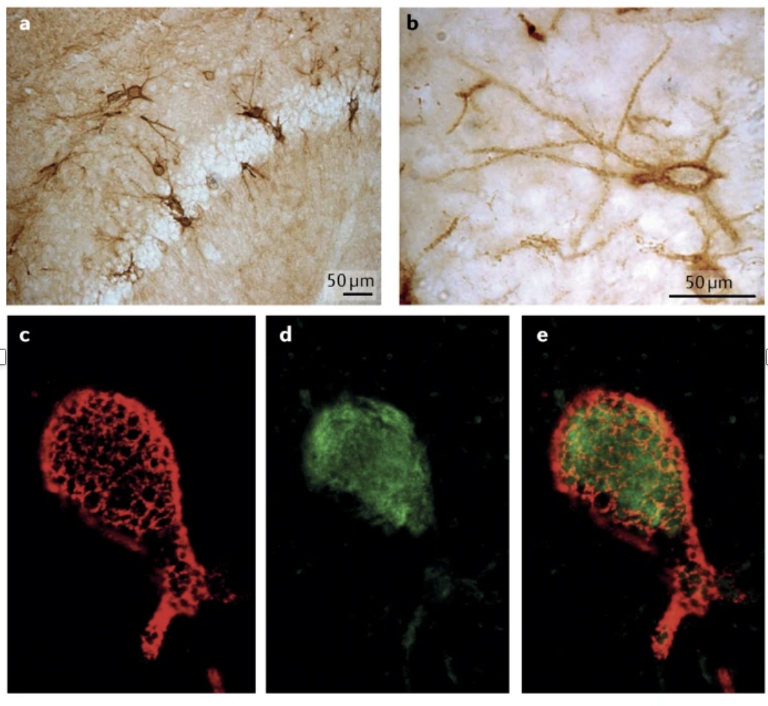
#> input picture pnn.png, 768 x 706 px
$ python -i DAPI_segmentation_watershed.py   (imports and definitions only)   (older library calls are emulated)
#> lines starting #> are read from the running program, lines starting #| are printed output that depends on the picture; after the words box and inside, x2 and y2 are one past the last pixel; in counts of white or black regions, pixels touching at a corner belong together
#> further down, picture is the input picture: shape (706, 768, 3); mean B, G, R 90.1, 96.6, 105.1
# import the necessary packages
from __future__ import print_function
from skimage.feature import peak_local_max
from skimage.segmentation import find_boundaries, watershed
from scipy import ndimage
import numpy as np
import pandas as pd
from PIL import Image, ImageFont, ImageDraw, ImageEnhance, ImageSequence
import os
import skimage
import matplotlib
import matplotlib.pyplot as plt
import argparse
import imutils
import cv2
import pyhere

# construct the argument parse and parse the arguments
# ap = argparse.ArgumentParser()
# ap.add_argument("-i", "--image", required=True,
# 	help="path to input image")
# args = vars(ap.parse_args())

# define the image path
# [1 line that did not run here, left out]
csv_test = '/dcs04/lieber/marmaypag/spatialDLPFC_SCZ_LIBD4100/processed-data/2_MockPNN/Training_tiles/Manual_annotations/Annotations/20220712_VIF_MockPNN_Strong_Scan1_[6384,53057]_component_data_11.csv'

# load and preprocess the image
# img_dapi = Image.open(img_test)
# img_dapi.seek(0) # channel 0 = DAPI
# dapi = cv2.normalize(np.array(img_dapi, dtype = 'float32'), np.zeros(np.array(img_dapi, dtype = 'float32').shape, np.double), 1.0, 0.0, cv2.NORM_MINMAX)
# dapi_clr = skimage.color.gray2rgb((np.array((dapi * 255), dtype = np.uint8))) # convert to color to draw colored bb

# [37 lines left out: functions morph_transform, find_labels, draw_rect_dapi, not called in this run]


# loop through the whole directory to segment only DAPI
img_dir = '/dcs04/lieber/marmaypag/spatialDLPFC_SCZ_LIBD4100/raw-data/images/RealPNN/round1/20220814_VIF_PNN_S2_SCZ/'
csv_dst = '/dcs04/lieber/marmaypag/spatialDLPFC_SCZ_LIBD4100/processed-data/RealPNN/DAPI_segmentations/Image_csvs/'
img_dst = '/dcs04/lieber/marmaypag/spatialDLPFC_SCZ_LIBD4100/processed-data/RealPNN/DAPI_segmentations/Image_segmentations/'

# [13 lines not run here, left out]


fig,ax = plt.subplots(figsize = (20,20))
# [2 lines not run here, left out]


# dapi segmentations for a single image
# [1 line that did not run here, left out]
# fig,ax = plt.subplots(figsize = (20,20))
# ax.imshow(dapi, cmap = 'gray')
# fig.show()
# [1 line that did not run here, left out]
# fig,ax = plt.subplots(figsize = (20,20))
# ax.imshow(ws_img_bb)
# fig.show()
# [1 line not run here, left out]
# [1 line that did not run here, left out]


# perform pyramid mean shifting
def morph_transform(image_clr):
    shifted = cv2.pyrMeanShiftFiltering(image_clr, 21, 51) #dapi_clr
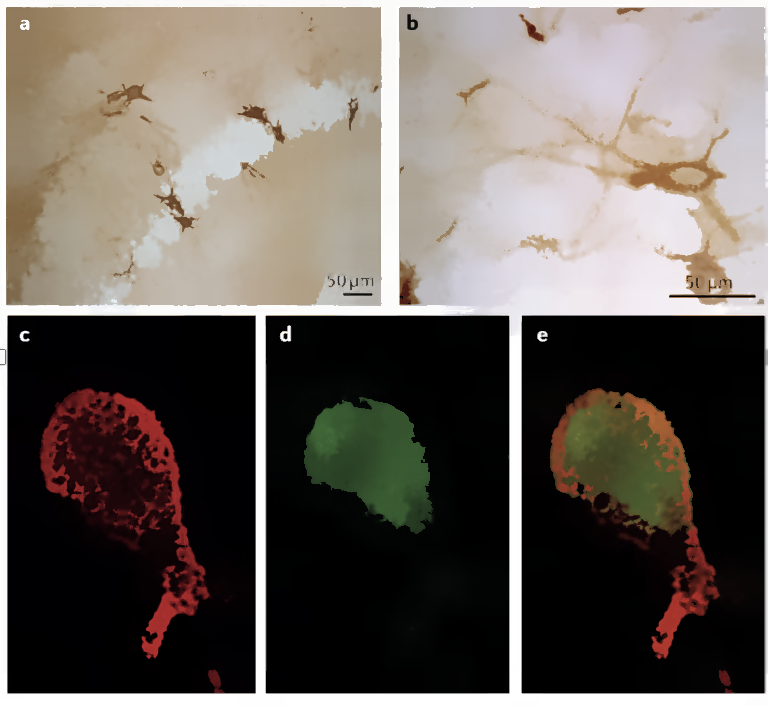
#> shifted: shape (706, 768, 3); mean B, G, R 91.1, 97.2, 104.6
    gray = cv2.cvtColor(shifted, cv2.COLOR_BGR2GRAY)
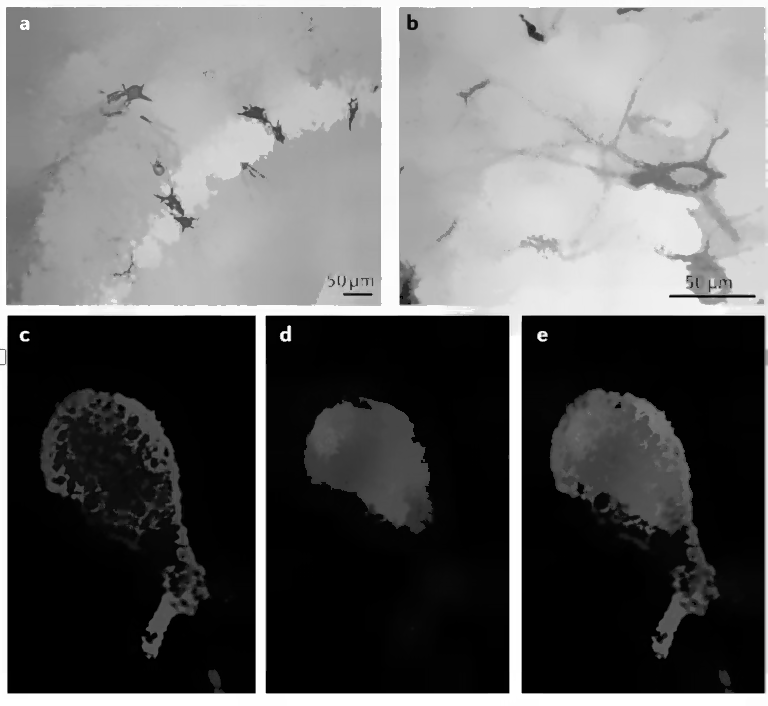
#> gray: shape (706, 768); min 0, max 255, mean 98.7
    thresh = cv2.threshold(gray, 0, 255, cv2.THRESH_BINARY | cv2.THRESH_OTSU)[1]
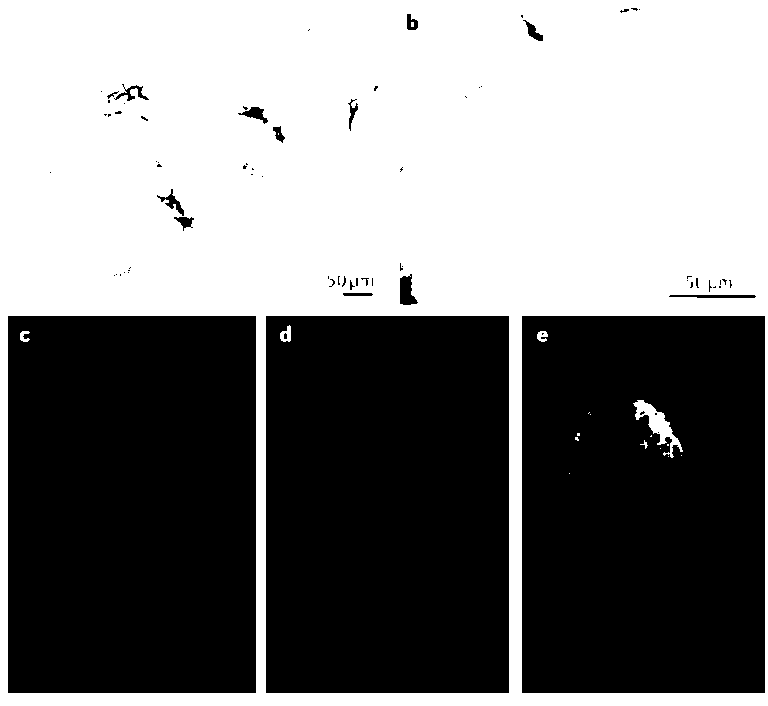
#> thresh: shape (706, 768); 48.8% white; 18 white regions (12 under 20 px), largest, box (x1, y1, x2, y2) and area: (0, 0, 768, 706) 263153, (633, 400, 683, 458) 858, (280, 325, 291, 342) 115, (537, 331, 548, 342) 84, (20, 331, 30, 342) 69, (640, 440, 648, 449) 23
    # fig,ax = plt.subplots(figsize = (20,20))
    # ax.imshow(image_clr)
    # fig.show()
    return shifted, thresh, gray

# [1 line that did not run here, left out]


# find labels in the image
# [7 lines left out: function find_labels, not called in this run]

# [1 line that did not run here, left out]

# extract the watershed algorithm labels
# [19 lines left out: function draw_rect_dapi, not called in this run]

# [1 line that did not run here, left out]

# Plot the segmentation result
fig,ax = plt.subplots(figsize = (20,20))
# [3 lines not run here, left out]


# Populate the data in the dataframe
# [1 line that did not run here, left out]

# for loop for looping through the total num of BB/len of the csv
dapi_box_means = []
# [24 lines not run here, left out]

# convert dapi means from list to array
dapi_box_mean = np.array(dapi_box_means)

>>> import cv2
>>> picture = cv2.imread('../../../pnn.png')
>>> result = morph_transform(picture)
